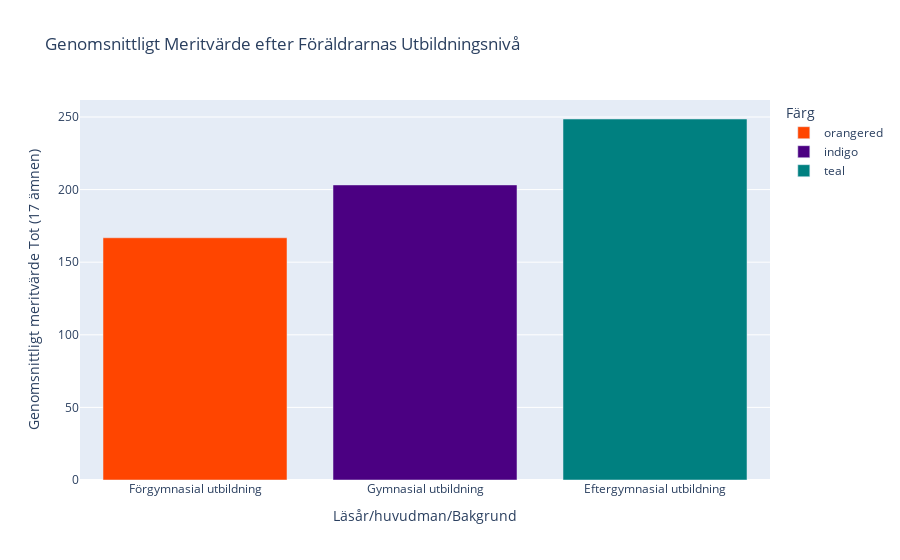
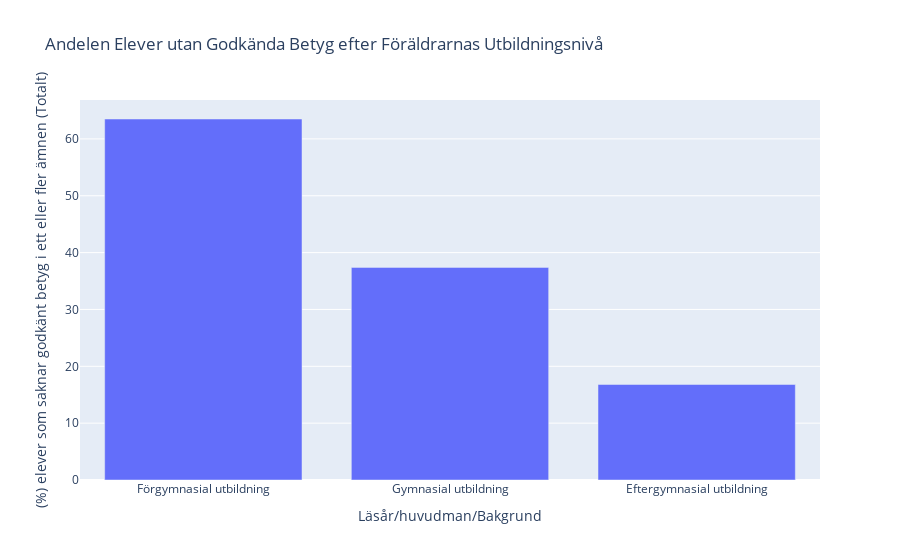

Notebook code cell kept with these figures, in order:
### Code cell
df_filtered_parents['Färg'] = df_filtered_parents['Läsår/huvudman/Bakgrund'].map({
    'Förgymnasial utbildning': 'orangered',
    'Gymnasial utbildning': 'indigo',
    'Eftergymnasial utbildning': 'teal'
})


fig_merit = px.bar(df_filtered_parents, x='Läsår/huvudman/Bakgrund',
                   y='Genomsnittligt meritvärde Tot (17 ämnen)',
                   title='Genomsnittligt Meritvärde efter Föräldrarnas Utbildningsnivå',
                   color='Färg',  
                   color_discrete_map={
                       'orangered': 'orangered',
                       'indigo': 'indigo',
                       'teal': 'teal'
                   })
fig_merit.show()


fig_andel = px.bar(df_filtered_parents, x='Läsår/huvudman/Bakgrund',
                   y='(%) elever som saknar godkänt betyg i ett eller fler ämnen (Totalt)',
                   title='Andelen Elever utan Godkända Betyg efter Föräldrarnas Utbildningsnivå')
fig_andel.show()

### Figure 1 — Plotly figure (JSON) as saved in the notebook; plotly's stock layout.template omitted (floating-point values rounded to 4 significant figures)
{"data": [{"alignmentgroup": "True", "hovertemplate": "Färg=orangered<br>Läsår/huvudman/Bakgrund=%{x}<br>Genomsnittligt meritvärde Tot (17 ämnen)=%{y}<extra></extra>", "legendgroup": "orangered", "marker": {"color": "orangered", "pattern": {"shape": ""}}, "name": "orangered", "offsetgroup": "orangered", "orientation": "v", "showlegend": true, "textposition": "auto", "type": "bar", "x": ["Förgymnasial utbildning"], "xaxis": "x", "y": [166.8], "yaxis": "y"}, {"alignmentgroup": "True", "hovertemplate": "Färg=indigo<br>Läsår/huvudman/Bakgrund=%{x}<br>Genomsnittligt meritvärde Tot (17 ämnen)=%{y}<extra></extra>", "legendgroup": "indigo", "marker": {"color": "indigo", "pattern": {"shape": ""}}, "name": "indigo", "offsetgroup": "indigo", "orientation": "v", "showlegend": true, "textposition": "auto", "type": "bar", "x": ["Gymnasial utbildning"], "xaxis": "x", "y": [203.2], "yaxis": "y"}, {"alignmentgroup": "True", "hovertemplate": "Färg=teal<br>Läsår/huvudman/Bakgrund=%{x}<br>Genomsnittligt meritvärde Tot (17 ämnen)=%{y}<extra></extra>", "legendgroup": "teal", "marker": {"color": "teal", "pattern": {"shape": ""}}, "name": "teal", "offsetgroup": "teal", "orientation": "v", "showlegend": true, "textposition": "auto", "type": "bar", "x": ["Eftergymnasial utbildning"], "xaxis": "x", "y": [248.6], "yaxis": "y"}], "layout": {"barmode": "relative", "legend": {"title": {"text": "Färg"}, "tracegroupgap": 0}, "title": {"text": "Genomsnittligt Meritvärde efter Föräldrarnas Utbildningsnivå"}, "xaxis": {"anchor": "y", "domain": [0, 1], "title": {"text": "Läsår/huvudman/Bakgrund"}}, "yaxis": {"anchor": "x", "domain": [0, 1], "title": {"text": "Genomsnittligt meritvärde Tot (17 ämnen)"}}}}

### Figure 2 — Plotly figure (JSON) as saved in the notebook; plotly's stock layout.template omitted (floating-point values rounded to 4 significant figures)
{"data": [{"alignmentgroup": "True", "hovertemplate": "Läsår/huvudman/Bakgrund=%{x}<br>(%) elever som saknar godkänt betyg i ett eller fler ämnen (Totalt)=%{y}<extra></extra>", "legendgroup": "", "marker": {"color": "#636efa", "pattern": {"shape": ""}}, "name": "", "offsetgroup": "", "orientation": "v", "showlegend": false, "textposition": "auto", "type": "bar", "x": ["Förgymnasial utbildning", "Gymnasial utbildning", "Eftergymnasial utbildning"], "xaxis": "x", "y": [63.5, 37.4, 16.8], "yaxis": "y"}], "layout": {"barmode": "relative", "legend": {"tracegroupgap": 0}, "title": {"text": "Andelen Elever utan Godkända Betyg efter Föräldrarnas Utbildningsnivå"}, "xaxis": {"anchor": "y", "domain": [0, 1], "title": {"text": "Läsår/huvudman/Bakgrund"}}, "yaxis": {"anchor": "x", "domain": [0, 1], "title": {"text": "(%) elever som saknar godkänt betyg i ett eller fler ämnen (Totalt)"}}}}
